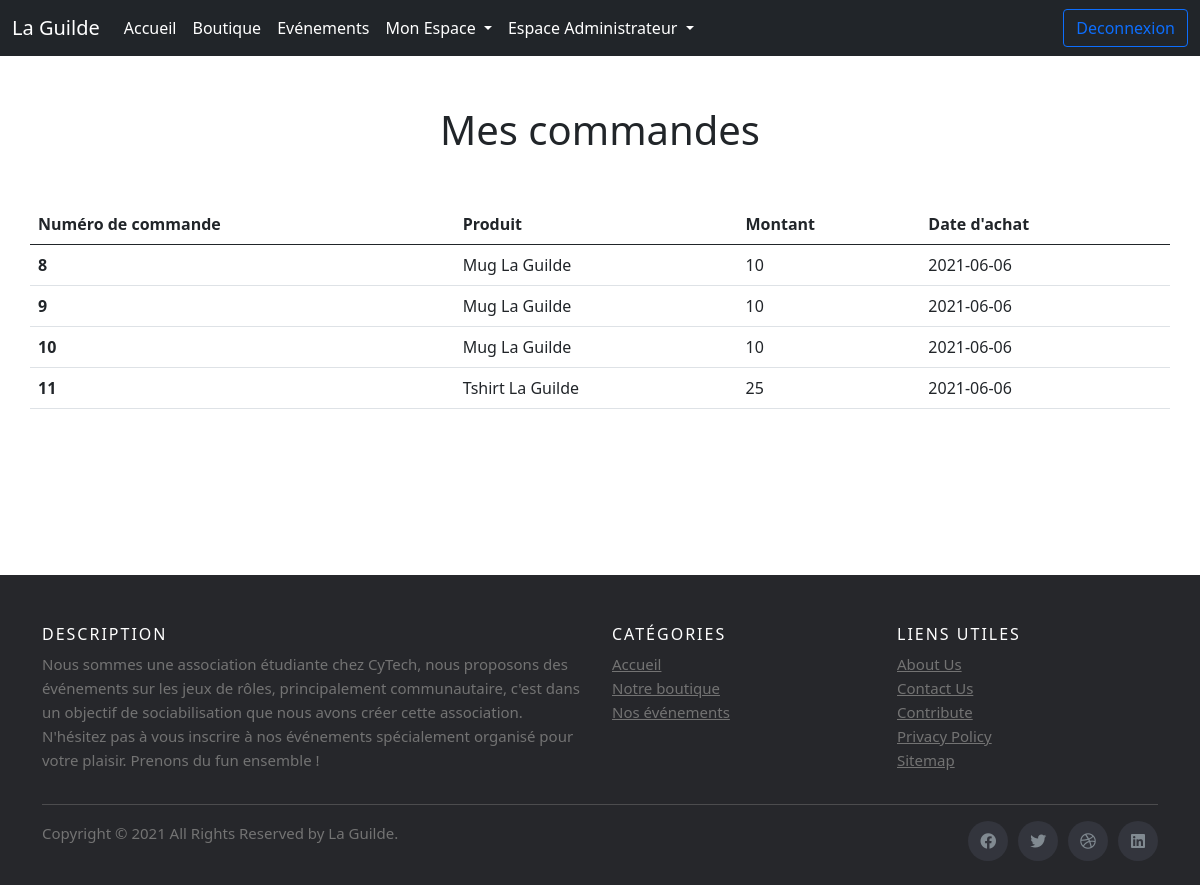
Screenshot of /commandes.php (signed in) with the database file from the repository.
### tables this page shows
CREATE TABLE IF NOT EXISTS `produitvendu` (
  `id` int(10) NOT NULL AUTO_INCREMENT,
  `idProduit` int(10) NOT NULL,
  `idUtilisateur` int(10) NOT NULL,
  `date_ajout` date NOT NULL,
  `montant` int(10) NOT NULL,
  PRIMARY KEY (`id`),
  KEY `idUtilisateurs` (`idUtilisateur`),
  KEY `idProduit` (`idProduit`)
);

CREATE TABLE IF NOT EXISTS `produit` (
  `id` int(100) NOT NULL AUTO_INCREMENT,
  `nom` varchar(100) NOT NULL,
  `prix` int(10) NOT NULL,
  `stock` int(10) NOT NULL,
  `lien_image` varchar(100) DEFAULT NULL,
  PRIMARY KEY (`id`)
);

### commandes.php (the view, shortened to what this page needs)
<?php
	 		$servname = 'localhost';
            $dbname = 'projetinfo1';
            $user = 'root';
            $pass = '';
            try{
                $dbco = new PDO("mysql:host=$servname;dbname=$dbname", $user, $pass);
                $dbco->setAttribute(PDO::ATTR_ERRMODE, PDO::ERRMODE_EXCEPTION);
            }
            catch(PDOException $e){
              echo "Erreur : " . $e->getMessage();
            }
            $sql2 = 'SELECT id FROM utilisateurs WHERE mail = "'.$_SESSION['login'].'"';
            $query2 = $dbco->prepare($sql2);
            $query2->execute();
            $Reponse2 = $query2->fetchAll();
            $sql1 = 'SELECT * FROM produitvendu WHERE idUtilisateur = "'.$Reponse2[0]['id'].'"';
            $query1 = $dbco->prepare($sql1);
            $query1->execute();
            $Reponse1 = $query1->fetchAll();
?>
<!DOCTYPE html>
<html>
  <head>
    <link href="https://cdn.jsdelivr.net/npm/bootstrap@5.0.1/dist/css/bootstrap.min.css" rel="stylesheet">
    <link rel="stylesheet" type="text/css" href="css/accueil.css">
    <link rel="stylesheet" type="text/css" href="css/footer.css">
	<link rel="stylesheet" href="https://use.fontawesome.com/releases/v5.15.3/css/all.css">
  </head>
  <body>
<?php include 'menu.php'; ?>
<div class="container" style="margin-bottom: 150px;">
    <div class="row justify-content-center">
        <h1 class="text-center title-top"> Mes commandes </h1>
        <table class="table">
            <thead>
                <tr>
                <th scope="col">Numéro de commande</th>
                <th scope="col">Produit</th>
                <th scope="col">Montant</th>
                <th scope="col">Date d'achat</th>
                </tr>
            </thead>
            <tbody>
                <?php
                for($i=0 ; $i <= $nbElement = count($Reponse1) ; $i++) {
                    if(isset($Reponse1[$i])) { ?>
                        <tr>
                        <th scope="row"><?php echo($Reponse1[$i]['id']); ?></th>
                        <td><?php
                        $sql = 'SELECT nom FROM produit WHERE id = "'.$Reponse1[$i]['idProduit'].'"';
                        $query = $dbco->prepare($sql);
                        $query->execute();
                        $Reponse = $query->fetchAll();
                        echo($Reponse[0]['nom']);?></td>
                        <td><?php echo($Reponse1[$i]['montant']); ?></td>
                        <td><?php echo($Reponse1[$i]['date_ajout']); ?></td>
                        </tr>
                    <?php }
                }
                ?>
            </tbody>
        </table>
    </div>
</div>
<?php include 'footer.php'; ?>
</body>
</html>

### css/accueil.css (style rules this page uses)
body { scroll-behavior: smooth; }
.title-top { margin-top: 50px; margin-bottom: 50px; }

### rows the page displays
produitvendu: id "8", idProduit.nom "Mug La Guilde", montant "10", date_ajout "2021-06-06"
produitvendu: id "9", idProduit.nom "Mug La Guilde", montant "10", date_ajout "2021-06-06"
produitvendu: id "10", idProduit.nom "Mug La Guilde", montant "10", date_ajout "2021-06-06"
produitvendu: id "11", idProduit.nom "Tshirt La Guilde", montant "25", date_ajout "2021-06-06"
